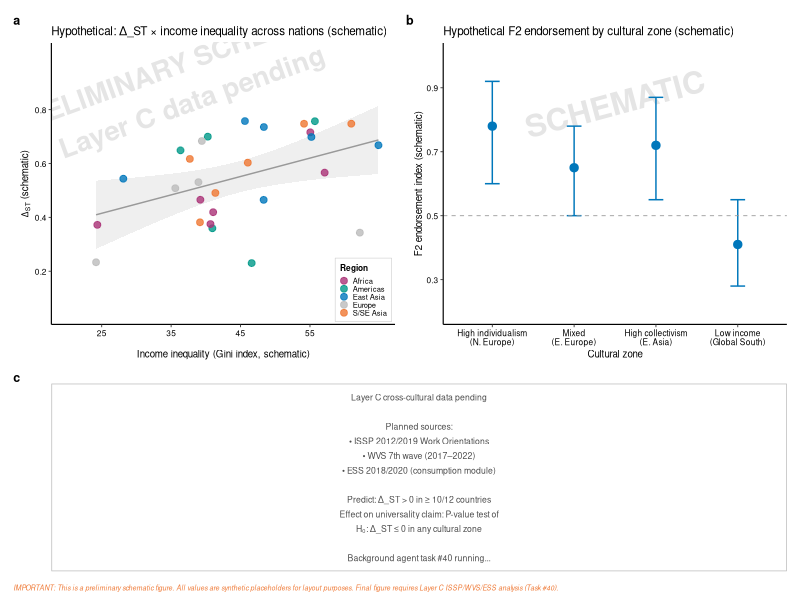

R code for this plot:
## ============================================================
## Figure 3 — Cross-Cultural Universality (Layer C)
## PLACEHOLDER: Layer C ISSP/WVS/ESS analysis pending (Task #40)
## This figure must be regenerated once Layer C data is available
## ============================================================

library(ggplot2)
library(patchwork)

## ---- Style ----
nature_theme <- function() {
  theme_classic(base_size = 7, base_family = "Helvetica") +
    theme(
      axis.line        = element_line(linewidth = 0.4, colour = "black"),
      axis.ticks       = element_line(linewidth = 0.3),
      axis.ticks.length = unit(2, "pt"),
      axis.text        = element_text(size = 6, colour = "black"),
      axis.title       = element_text(size = 7, colour = "black"),
      legend.text      = element_text(size = 5.5),
      legend.title     = element_text(size = 6, face = "bold"),
      legend.key.size  = unit(5, "pt"),
      panel.grid       = element_blank(),
      plot.tag         = element_text(size = 9, face = "bold", family = "Helvetica"),
      plot.margin      = margin(4, 4, 4, 4, "pt")
    )
}

tol_blue   <- "#0077BB"
tol_orange <- "#EE7733"
tol_grey   <- "#BBBBBB"

## ============================================================
## PLACEHOLDER LAYOUT
## Panel A: Country × Δ_ST hypothetical scatter (schematic only)
## Panel B: Conceptual τ_env gradient across cultural zones
## Panel C: Predicted F2 endorsement spectrum
## ============================================================

## ---------- Schematic country scatter ----------
## Hypothetical country-level Δ_ST vs income-inequality (Gini)
## This is a SCHEMATIC — all values synthetic, NOT from data
set.seed(42)
n_countries <- 30
country_df <- data.frame(
  gini_index  = rnorm(n_countries, mean = 42, sd = 10),
  delta_st_hyp = rnorm(n_countries, mean = 0.55, sd = 0.15),
  region = sample(c("East Asia", "S/SE Asia", "Europe", "Americas", "Africa"),
                  n_countries, replace = TRUE,
                  prob = c(0.20, 0.18, 0.25, 0.22, 0.15))
)
country_df$delta_st_hyp <- pmax(0.1, pmin(0.95, country_df$delta_st_hyp))
## Add weak positive trend (Gini higher → Δ_ST slightly higher)
country_df$delta_st_hyp <- country_df$delta_st_hyp +
  0.008 * (country_df$gini_index - 42) + rnorm(n_countries, 0, 0.05)
country_df$delta_st_hyp <- pmax(0.05, pmin(0.99, country_df$delta_st_hyp))

region_colours <- c(
  "East Asia" = tol_blue, "S/SE Asia" = tol_orange,
  "Europe" = tol_grey, "Americas" = "#009988", "Africa" = "#AA3377"
)

pA <- ggplot(country_df, aes(x = gini_index, y = delta_st_hyp, colour = region)) +
  ## Watermark
  annotate("text", x = 37, y = 0.9,
           label = "PRELIMINARY SCHEMATIC\nLayer C data pending",
           size = 7, colour = "grey90", fontface = "bold",
           angle = 20, hjust = 0.5) +
  geom_smooth(method = "lm", formula = y ~ x, se = TRUE,
              colour = "grey60", linewidth = 0.5, alpha = 0.15) +
  geom_point(size = 2, alpha = 0.8) +
  scale_colour_manual(name = "Region", values = region_colours) +
  scale_x_continuous(
    name   = "Income inequality (Gini index, schematic)",
    limits = c(20, 65),
    breaks = c(25, 35, 45, 55)
  ) +
  scale_y_continuous(
    name   = expression(Delta[ST] ~ "(schematic)"),
    limits = c(0.05, 1.0),
    breaks = c(0.2, 0.4, 0.6, 0.8)
  ) +
  nature_theme() +
  theme(legend.position = c(0.99, 0.01),
        legend.justification = c(1, 0),
        legend.background = element_rect(fill = "white", colour = "grey80", linewidth = 0.2)) +
  labs(tag = "a",
       title = "Hypothetical: Δ_ST × income inequality across nations (schematic)")

## ---------- Conceptual F2 endorsement spectrum ----------
endorsement_df <- data.frame(
  cultural_zone = factor(
    c("High individualism\n(N. Europe)", "Mixed\n(E. Europe)", "High collectivism\n(E. Asia)", "Low income\n(Global South)"),
    levels = c("High individualism\n(N. Europe)", "Mixed\n(E. Europe)",
               "High collectivism\n(E. Asia)", "Low income\n(Global South)")
  ),
  f2_endorsement_hyp = c(0.78, 0.65, 0.72, 0.41),   ## hypothetical
  ci_lo = c(0.60, 0.50, 0.55, 0.28),
  ci_hi = c(0.92, 0.78, 0.87, 0.55)
)

pB <- ggplot(endorsement_df,
             aes(x = cultural_zone, y = f2_endorsement_hyp)) +
  ## Watermark
  annotate("text", x = 2.5, y = 0.85,
           label = "SCHEMATIC", size = 8, colour = "grey90",
           fontface = "bold", angle = 15, hjust = 0.5) +
  geom_errorbar(aes(ymin = ci_lo, ymax = ci_hi),
                width = 0.18, linewidth = 0.5, colour = tol_blue) +
  geom_point(size = 2.5, colour = tol_blue) +
  geom_hline(yintercept = 0.50, linewidth = 0.3, linetype = "dashed", colour = "grey60") +
  scale_y_continuous(
    name   = "F2 endorsement index (schematic)",
    limits = c(0.2, 1.0),
    breaks = c(0.3, 0.5, 0.7, 0.9)
  ) +
  scale_x_discrete(name = "Cultural zone") +
  nature_theme() +
  labs(tag = "b",
       title = "Hypothetical F2 endorsement by cultural zone (schematic)")

## ---------- Data-pending notice panel ----------
notice_df <- data.frame(x = 0.5, y = 0.5,
                        label = "Layer C cross-cultural data pending\n\nPlanned sources:\n• ISSP 2012/2019 Work Orientations\n• WVS 7th wave (2017–2022)\n• ESS 2018/2020 (consumption module)\n\nPredict: Δ_ST > 0 in ≥ 10/12 countries\nEffect on universality claim: P-value test of\nH₀: Δ_ST ≤ 0 in any cultural zone\n\nBackground agent task #40 running...")

pC <- ggplot(notice_df, aes(x = x, y = y)) +
  geom_text(aes(label = label), size = 2.2, hjust = 0.5, vjust = 0.5,
            lineheight = 1.4, colour = "grey30") +
  scale_x_continuous(limits = c(0, 1), expand = c(0, 0)) +
  scale_y_continuous(limits = c(0, 1), expand = c(0, 0)) +
  theme_void() +
  theme(
    panel.border = element_rect(colour = tol_grey, fill = NA, linewidth = 0.5),
    plot.tag = element_text(size = 9, face = "bold"),
    plot.margin = margin(4, 4, 4, 4, "pt")
  ) +
  labs(tag = "c")

## ============================================================
## COMPOSE — three panels
## ============================================================
fig3 <- (pA | pB) / pC +
  plot_layout(heights = c(1.2, 0.8)) +
  plot_annotation(
    caption = paste(
      "IMPORTANT: This is a preliminary schematic figure.",
      "All values are synthetic placeholders for layout purposes.",
      "Final figure requires Layer C ISSP/WVS/ESS analysis (Task #40).",
      sep = " "
    )
  ) &
  theme(plot.caption = element_text(size = 5, colour = tol_orange,
                                    face = "italic", hjust = 0))

## ============================================================
## SAVE
## ============================================================
out_dir <- "/Users/andy/Desktop/Research/sweet-trap-multidomain/04-figures/main"

ggsave(
  filename = file.path(out_dir, "fig3_cross_cultural_placeholder.png"),
  plot = fig3,
  width = 180, height = 130, units = "mm",
  dpi = 300, bg = "white"
)

message("Figure 3 placeholder saved. MUST replace with Layer C data.")
